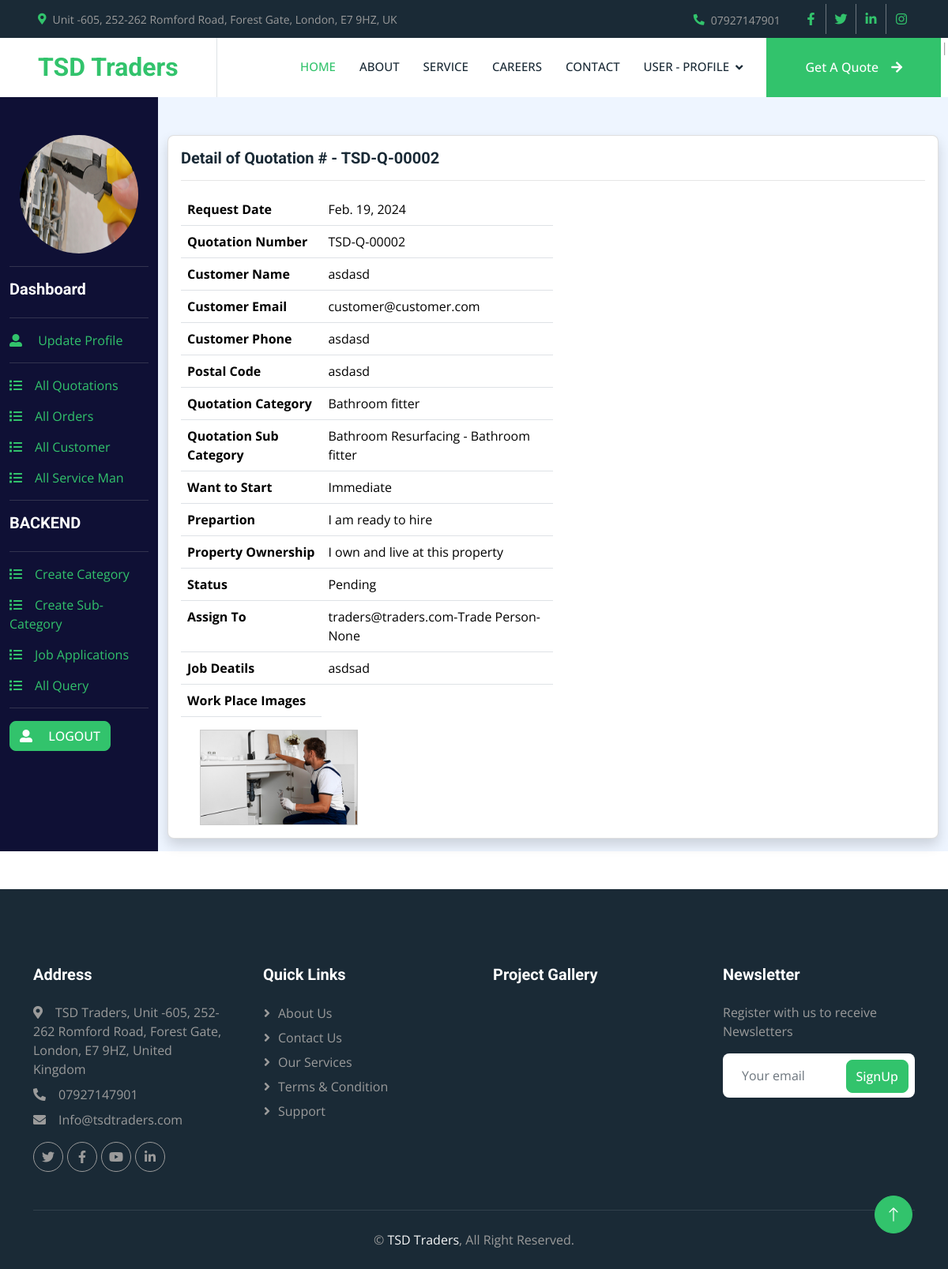
The page /quotation_deatils/4 (signed in) on the database its author committed.
### accounts/models.py (models this page shows)
class UserProfile(models.Model):
    TYPE = (('Customer', 'Customer'), ('Staff', 'Staff'),('Trade Person', 'Trade Person'))
    user = models.OneToOneField(User, on_delete=models.CASCADE, null=True, blank=True)
    bio=models.TextField(blank=True, null=True)
    expertise=models.ForeignKey(Category,on_delete=models.CASCADE, null=True, blank=True )
    userrole = models.CharField(max_length=50, choices=TYPE,)
    phone = models.CharField(max_length=50)
    address = models.CharField(max_length=100, null=True, blank=True)
    city = models.CharField(max_length=100,null=True, blank=True)
    postal_code = models.CharField(max_length=10, blank=True, null=True)
    profile_image=models.ImageField(upload_to="media/images", blank=True, null=True, default='default.jpg')
    photo_id=models.ImageField(upload_to="media/photo_ID", blank=True, null=True, default='default.jpg')
    is_active = models.BooleanField(default=False)
    def __str__(self):
        return f"{self.user}-{self.userrole}-{self.expertise} "

### backend/models.py (models this page shows, shortened)
class Quotation(models.Model):
    STATUS = (('Pending', 'Pending'), ('Assign', 'Assign'),('Win', 'Win'), ('Lost', 'Lost'), ('Not Interested', 'Not Interested'))
    START_CHOICES = (
        ('Immediate', 'Immediate'),
        ('Within a week', 'Within a week'),
        ('Within two week', 'Within two week'),
        ('Within a month', 'Within a month'),
        ('Within two month', 'Within two month'),
        ('Flexible Date', 'Flexible Date'),)
    STAGE_CHOICES = (
        ("I am ready to hire ", "I am ready to hire "),
        ("I am palning & budgeting ", "I am palning & budgeting "),
        ("I need a qoute for Insurance ", "I need a qoute for Insurance "),)
    OWNERSHIP_CHOICE = (
        ("I own and live at this property ", "I own and live at this property"),
        ("I am a Landlord ", "I am a Landlord"),
        ("I am a tenent but authorize to change", "I am a tenent but authorize to change"),
        ("I am planing to buy", "I am planing to buy"),)
    BUDGET = (
        ("1K", "1K"),
        ("2K", "2K"),
        ("4K", "4K"),
        ("8K", "8K"),
        ("16K", "16K"),
        ("30K+", "30K+"),)
    quotation_number = models.CharField(max_length=20, unique=True, editable=False)
    full_name = models.CharField(max_length=100)
    customer=models.ForeignKey(User,on_delete=models.SET_NULL, null=True, blank=True)
    phone = models.CharField(max_length=100)
    postal_code=models.CharField(max_length=10)
    category = models.ForeignKey(Category,null=True, blank=True, on_delete=models.SET_NULL)
    subCategory = models.ForeignKey(SubCategory,null=True, blank=True, on_delete=models.SET_NULL)
    job_start = models.CharField(max_length=50, choices=START_CHOICES)
    stage = models.CharField(max_length=200, choices=STAGE_CHOICES)
    budget = models.CharField(max_length=200, choices=BUDGET)
    ownership = models.CharField(max_length=200, choices=OWNERSHIP_CHOICE)
    assigned_to = models.ForeignKey(UserProfile, null=True, blank=True, on_delete=models.SET_NULL)
    date = models.DateField(auto_now_add=True)
    status = models.CharField(max_length=50, choices=STATUS, default='Pending')
    job_details=models.TextField(null=True, blank=True)

class Image(models.Model):
    quotation=models.ForeignKey(Quotation, related_name='quotation_images', null=True, blank=True, on_delete=models.SET_NULL)
    images=models.ImageField()

### frontend/models.py (models this page shows, shortened)
class Category(models.Model):
    TYPE = (('Yes', 'Yes'), ('No', 'No'))
    image=models.ImageField(upload_to="media/category", blank=True, null=True,)
    name = models.CharField(max_length=100, null=True, blank=True)
    slug=models.SlugField(null=True, blank=True)
    show=models.CharField(max_length=100, choices=TYPE)
    def __str__(self):
        return self.name

class SubCategory(models.Model):
    TYPE = (('Yes', 'Yes'), ('No', 'No'))
    category = models.ForeignKey(Category, on_delete=models.CASCADE, null=True, blank=True)
    photo=models.ImageField(upload_to="media/category", blank=True, null=True, default='default.jpg')
    name = models.CharField(max_length=100, null=True, blank=True)
    details=models.TextField(blank=True, null=True)
    show=models.CharField(max_length=100, choices=TYPE)
    def __str__(self):
        return f'{self.name} - {self.category}'

### backend/decorators.py (the view)
        def wrap(request, *args, **kwargs):
            try:
                user_role = request.user.userprofile.userrole
                if user_role in allowed_roles:
                    return func(request, *args, **kwargs)
                else:
                    return redirect('permission_denied')  # Replace 'permission_denied' with the name of your HTML page
            except UserProfile.DoesNotExist:
                return redirect('permission_denied')  # Replace 'permission_denied' with the name of your HTML page

### backend/views.py (called while the page is built)
@login_required(login_url='login')
@role_required(allowed_roles=["Staff"])
def QuotaionDetails(request,pk):
    quotation=Quotation.objects.get(pk=pk)
    context={
        'quotation':quotation
    }
    return render(request, 'quotation_deatils.html', context)

### backend/templates/quotation_deatils.html (shortened to what this page needs)
{% extends "base.html" %}
{% load static %}
{% block content %}
<section style="background-color: #EEF5FF;">
    <div class="container-fluid">
        <div class="row">
            <div class="col-lg-2 col-12 py-5" style="background-color: #0F1035;">
                <div style="display: flex; justify-content: center;">
                    {% if request.user.userprofile.profile_image %}
                    <img src="{{ request.user.userprofile.profile_image.url }}" alt="" style="border-radius: 50%; width: 150px; height: 150px;">
                    {% endif %}
                </div>
                <hr>
                <a href="{% url "dashboard" %}" ><h5 class="text-white mb-4">Dashboard</h5></a>
                <hr>
                <a href="{% url 'staff_profile'%}"><i class="fa fa-user-alt me-3"></i> Update Profile</a>
                <hr>
                <a href="{% url 'quotation_list'%}" style="display: block; margin-bottom: 15px;">
                    <i class="fas fa-list me-3"></i>All Quotations
                </a>
                <a href="{% url 'order_list'  %}" style="display: block; margin-bottom: 15px;">
                    <i class="fas fa-list me-3"></i>All Orders
                </a>
                <a href="{% url 'customer_list'  %}" style="display: block; margin-bottom: 15px;">
                    <i class="fas fa-list me-3"></i>All Customer
                </a>
                <a href="{% url 'service_man_list'  %}" style="display: block; margin-bottom: 15px;">
                    <i class="fas fa-list me-3"></i>All Service Man
                </a>
                <hr>
                <h5 class="text-white mb-4">BACKEND</h5><hr>
                <a href="{% url 'create_category' %}" style="display: block; margin-bottom: 15px;">
                    <i class="fas fa-list me-3"></i>Create Category
                </a>
                <a href="{% url 'create_sub_category' %}" style="display: block; margin-bottom: 15px;">
                    <i class="fas fa-list me-3"></i>Create Sub-Category
                </a>
                <a href="{% url 'all_job_applications' %}" style="display: block; margin-bottom: 15px;">
                    <i class="fas fa-list me-3"></i>Job Applications
                </a>
                <a href="{% url 'all_query' %}" style="display: block; margin-bottom: 15px;">
                    <i class="fas fa-list me-3"></i>All Query
                </a>
                <hr>
                <a href="{% url 'logout' %}" class = "btn btn-primary"><i class="fa fa-user-alt me-3"></i> LOGOUT</a>
            </div>
            <div class="col-lg-10 col-12">
                <div class="card mt-5 mb-3 shadow">
                    <div class="card-body">
                        <h5 class="card-title">Detail of Quotation # - {{quotation.quotation_number}}</h5>
                        <hr>
                        <table style="width:50%; color:black;" class="table table-responsive">
                            <tr>
                              <th class="py-2">Request Date</th>
                              <td class="py-2">{{quotation.date}}</td>
                            </tr>
                            <tr>
                              <th class="py-2">Quotation Number </th>
                              <td class="py-2">{{quotation.quotation_number}}</td>
                            </tr>
                            <tr>
                              <th class="py-2">Customer Name</th>
                              <td class="py-2">{{quotation.full_name}}</td>
                            </tr>
                            <tr>
                              <th class="py-2">Customer Email</th>
                              <td class="py-2">{{quotation.customer.email}}</td>
                            </tr>
                            <tr>
                              <th class="py-2">Customer Phone</th>
                              <td class="py-2">{{quotation.phone}}</td>
                            </tr>
                            <tr>
                                <th class="py-2">Postal Code</th>
                                <td class="py-2">{{quotation.postal_code}}</td>
                              </tr>
                            <tr>
                              <th class="py-2">Quotation Category</th>
                              <td class="py-2">{{quotation.category}}</td>
                            </tr>
                            <tr>
                                <th class="py-2">Quotation Sub Category</th>
                                <td class="py-2">{{quotation.subCategory}}</td>
                            </tr>
                            <tr>
                                <th class="py-2">Want to Start </th>
                                <td class="py-2">{{quotation.job_start}}</td>
                            </tr>
                            <tr>
                                <th class="py-2">Prepartion </th>
                                <td class="py-2">{{quotation.stage}}</td>
                            </tr>
                            <tr>
                                <th class="py-2">Property Ownership </th>
                                <td class="py-2">{{quotation.ownership}}</td>
                            </tr>
                            <tr>
                                <th class="py-2">Status </th>
                                <td class="py-2">{{quotation.status}}</td>
                            </tr>
                            <tr>
                                <th class="py-2">Assign To </th>
                                <td class="py-2">{{quotation.assigned_to}}</td>
                            </tr>
                            <tr>
                                <th class="py-2">Job Deatils </th>
                                <td class="py-2">{{quotation.job_details}}</td>
                            </tr>
                            <tr>
                                <th class="py-2">Work Place Images </th>
                            </tr>
                          </table>
                          <div class="container">
                            <div class="gallery">
                                {% for image in quotation.quotation_images.all %}
                                <img src="{{ image.images.url }}" alt="" style="width: 200px; height: auto;" class="img-fluid">
                                {% endfor %}
                            </div>
                          </div>
                    </div>
                </div>
            </div>
        </div>
    </div>
</section>
{% endblock content %}

### static/css/style.css (style rules this page uses)
:root { --primary: #32C36C; --light: #F6F7F8; --dark: #1A2A36; }
.btn { font-weight: 500; transition: .5s; }
.btn.btn-primary, .btn.btn-outline-primary:hover { color: #FFFFFF; }

### backend/templates/quotation_deatils.html (style rules this page uses)
.gallery { display: flex; flex-wrap: wrap; justify-content: start; gap: 10px; }
.gallery img { max-width: 200px; height: auto; border: 1px solid #ccc; transition: transform 0.3s ease; cursor: pointer; }

### rows shown on the page
Quotation: quotation_number "TSD-Q-00002", date "Feb. 19, 2024", full_name "asdasd", customer.email "customer@customer.com", phone "asdasd", postal_code "asdasd", category "Bathroom fitter", subCategory "Bathroom Resurfacing - Bathroom fitter", job_start "Immediate", stage "I am ready to hire", ownership "I own and live at this property", status "Pending", assigned_to "traders@traders.com-Trade Person-None", job_details "asdsad"
Image: images (picture)
